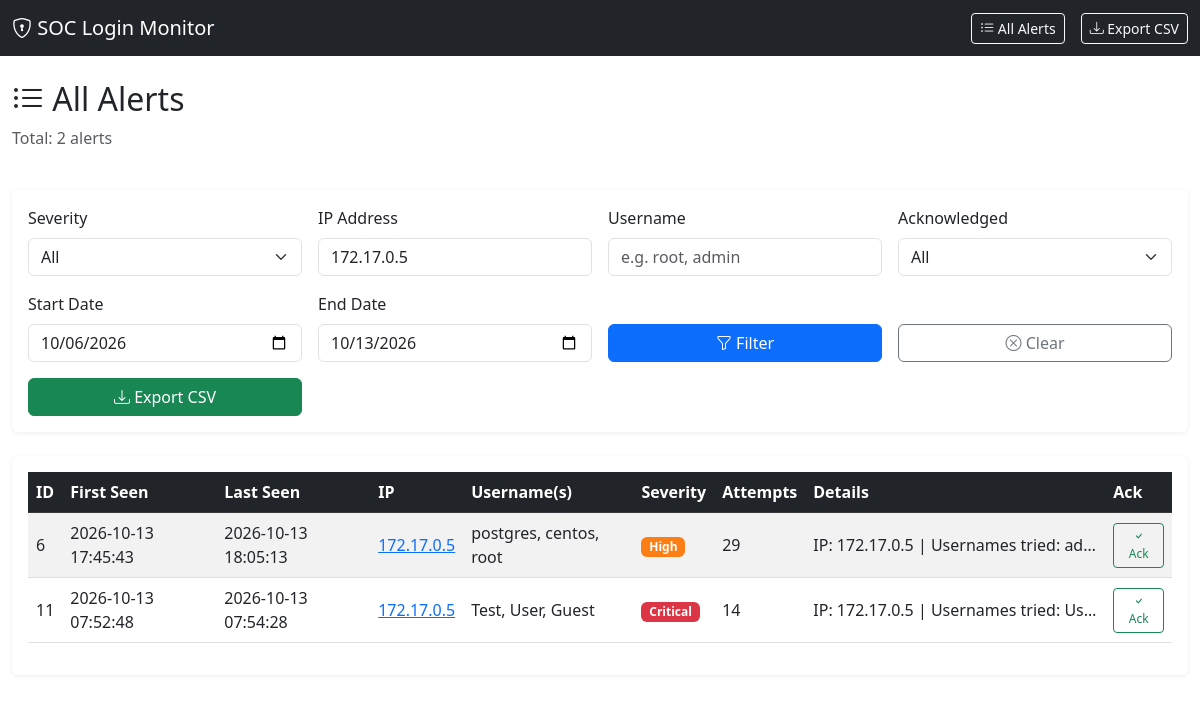
The app's page /alerts?ip=172.17.0.5 with its own data.
### tables this page shows
CREATE TABLE alerts (
    id INTEGER PRIMARY KEY AUTOINCREMENT,
    first_seen TEXT NOT NULL,
    last_seen TEXT NOT NULL,
    ip TEXT NOT NULL,
    username TEXT NOT NULL,
    severity TEXT NOT NULL,
    attempt_count INTEGER NOT NULL,
    details TEXT,
    source TEXT NOT NULL,
    acknowledged INTEGER DEFAULT 0
);

### app/dashboard.py (the view)
    @app.route("/alerts")
    def alerts():
        page = request.args.get("page", 1, type=int)
        severity = request.args.get("severity", "")
        ip = request.args.get("ip", "")
        username = request.args.get("username", "")
        acknowledged = request.args.get("acknowledged", "")
        start_date = request.args.get("start_date", "")
        end_date = request.args.get("end_date", "")
        engine = AlertEngine(config=app.config["CONFIG"])
        filters = {}
        if severity:
            filters["severity"] = severity
        if ip:
            filters["ip"] = ip
        if username:
            filters["username"] = username
        if acknowledged:
            filters["acknowledged"] = acknowledged == "true"
        if start_date:
            filters["start_date"] = datetime.fromisoformat(start_date)
        if end_date:
            filters["end_date"] = datetime.fromisoformat(end_date) + timedelta(days=1)
        per_page = app.config["PER_PAGE"]
        offset = (page - 1) * per_page
        alerts_list = engine.get_alerts(limit=per_page, offset=offset, **filters)
        total = len(engine.get_alerts(limit=10000, **filters))
        engine.close()
        total_pages = (total + per_page - 1) // per_page
        return render_template(
            "alerts.html",
            alerts=alerts_list,
            page=page,
            total_pages=total_pages,
            total=total,
            filters=request.args,
            severities=["Critical", "High", "Medium", "Low"],
        )

### app/alert_engine.py (called while the page is built)
    def close(self):
        self.conn.close()

### app/models.py (called while the page is built)
def init_db(db_path: str) -> sqlite3.Connection:
    Path(db_path).parent.mkdir(parents=True, exist_ok=True)
    conn = sqlite3.connect(db_path)
    conn.row_factory = sqlite3.Row
    conn.executescript(SCHEMA)
    conn.commit()
    return conn

    @classmethod
    def from_row(cls, row: sqlite3.Row) -> "Alert":
        return cls(
            id=row["id"],
            first_seen=datetime.fromisoformat(row["first_seen"]) if row["first_seen"] else None,
            last_seen=datetime.fromisoformat(row["last_seen"]) if row["last_seen"] else None,
            ip=row["ip"],
            username=row["username"],
            severity=row["severity"],
            attempt_count=row["attempt_count"],
            details=row["details"],
            source=row["source"],
            acknowledged=bool(row["acknowledged"]),
        )

### templates/alerts.html (shortened to what this page needs)
{% extends "base.html" %}
{% block content %}
<div class="row mb-4">
    <div class="col-12">
        <h2><i class="bi bi-list-ul"></i> All Alerts</h2>
        <p class="text-muted">Total: {{ total }} alerts</p>
    </div>
</div>
<div class="row mb-4">
    <div class="col-12">
        <div class="card">
            <div class="card-body">
                <form method="GET" class="row g-3" id="filterForm">
                    <div class="col-md-3">
                        <label class="form-label">Severity</label>
                        <select name="severity" class="form-select">
                            <option value="">All</option>
                        </select>
                    </div>
                    <div class="col-md-3">
                        <label class="form-label">IP Address</label>
                        <input type="text" name="ip" class="form-control" placeholder="e.g. 192.168.1.100" value="{{ filters.get('ip', '') }}">
                    </div>
                    <div class="col-md-3">
                        <label class="form-label">Username</label>
                        <input type="text" name="username" class="form-control" placeholder="e.g. root, admin" value="{{ filters.get('username', '') }}">
                    </div>
                    <div class="col-md-3">
                        <label class="form-label">Acknowledged</label>
                        <select name="acknowledged" class="form-select">
                            <option value="">All</option>
                        </select>
                    </div>
                    <div class="col-md-3">
                        <label class="form-label">Start Date</label>
                        <input type="date" name="start_date" class="form-control" value="{{ filters.get('start_date', '') }}">
                    </div>
                    <div class="col-md-3">
                        <label class="form-label">End Date</label>
                        <input type="date" name="end_date" class="form-control" value="{{ filters.get('end_date', '') }}">
                    </div>
                    <div class="col-md-3 d-flex align-items-end">
                        <button type="submit" class="btn btn-primary w-100"><i class="bi bi-funnel"></i> Filter</button>
                    </div>
                    <div class="col-md-3 d-flex align-items-end">
                        <a href="{{ url_for('alerts') }}" class="btn btn-outline-secondary w-100"><i class="bi bi-x-circle"></i> Clear</a>
                    </div>
                    <div class="col-md-3 d-flex align-items-end">
                        <a href="{{ url_for('export', **request.args) }}" class="btn btn-success w-100"><i class="bi bi-download"></i> Export CSV</a>
                    </div>
                </form>
            </div>
        </div>
    </div>
</div>
<div class="row">
    <div class="col-12">
        <div class="card">
            <div class="card-body">
                <div class="table-responsive">
                    <table class="table table-hover table-striped" id="alertsTable">
                        <thead class="table-dark">
                            <tr>
                                <th>ID</th>
                                <th>First Seen</th>
                                <th>Last Seen</th>
                                <th>IP</th>
                                <th>Username(s)</th>
                                <th>Severity</th>
                                <th>Attempts</th>
                                <th>Details</th>
                                <th>Ack</th>
                            </tr>
                        </thead>
                        <tbody>
                            {% for alert in alerts %}
                            <tr>
                                <td>{{ alert.id }}</td>
                                <td>{{ alert.first_seen.strftime('%Y-%m-%d %H:%M:%S') if alert.first_seen else 'N/A' }}</td>
                                <td>{{ alert.last_seen.strftime('%Y-%m-%d %H:%M:%S') if alert.last_seen else 'N/A' }}</td>
                                <td><a href="{{ url_for('alerts', ip=alert.ip) }}">{{ alert.ip }}</a></td>
                                <td>{{ alert.username }}</td>
                                <td><span class="badge severity-{{ alert.severity.lower() }}">{{ alert.severity }}</span></td>
                                <td>{{ alert.attempt_count }}</td>
                                <td class="text-truncate" style="max-width: 300px;">{{ alert.details }}</td>
                                <td>
                                    {% if alert.acknowledged %}
                                        <i class="bi bi-check-circle-fill text-success" title="Acknowledged"></i>
                                    {% else %}
                                        <button class="btn btn-sm btn-outline-success acknowledge-btn" data-alert-id="{{ alert.id }}">
                                            <i class="bi bi-check"></i> Ack
                                        </button>
                                    {% endif %}
                                </td>
                            </tr>
                            {% else %}
                            <tr>
                                <td colspan="9" class="text-center text-muted">No alerts match the current filters</td>
                            </tr>
                            {% endfor %}
                        </tbody>
                    </table>
                </div>
            </div>
        </div>
    </div>
</div>
{% endblock %}

### static/css/style.css (style rules this page uses)
.severity-critical { background-color: #dc3545; color: white; }
.severity-high { background-color: #fd7e14; color: white; }
.table th, .table td { vertical-align: middle; }
.text-truncate { overflow: hidden; text-overflow: ellipsis; white-space: nowrap; }
.card { border: none; box-shadow: 0 1px 4px rgba(0,0,0,0.08); }
.badge { font-size: 0.75rem; padding: 0.35em 0.65em; }
.acknowledge-btn { padding: 0.2rem 0.5rem; font-size: 0.75rem; }

### records on screen
alerts: id "6", first_seen "2026-10-13 17:45:43", last_seen "2026-10-13 18:05:13", ip "172.17.0.5", username "postgres, centos, root", severity "High", attempt_count "29", details "IP: 172.17.0.5 | Usernames tried: ad…"
alerts: id "11", first_seen "2026-10-13 07:52:48", last_seen "2026-10-13 07:54:28", ip "172.17.0.5", username "Test, User, Guest", severity "Critical", attempt_count "14", details "IP: 172.17.0.5 | Usernames tried: Us…"

### other values on screen
{{ total }} "2"
